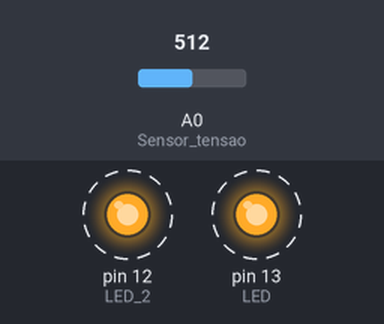
Simulated run of this sketch. Board: Arduino Uno, built with avr-gcc and run on an emulated ATmega328P. Shown: output pins drawn as LEDs (lit = HIGH). Dashed ring = blinking. Inputs (shaded band) come from the test bench; at power-on: A0 (Sensor_tensao) = 512.

Above: at 2.1 s.
2.2 s: A0 (Sensor_tensao) set to 288
5.7 s: A0 (Sensor_tensao) set to 259
At 6.8 s:
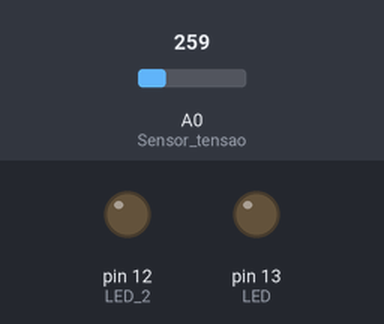
7.7 s: A0 (Sensor_tensao) set to 306
At 8.5 s:
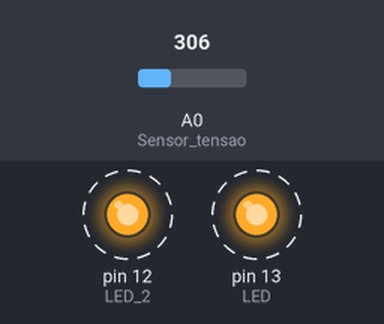
12.3 s: A0 (Sensor_tensao) set to 122
At 14.0 s:
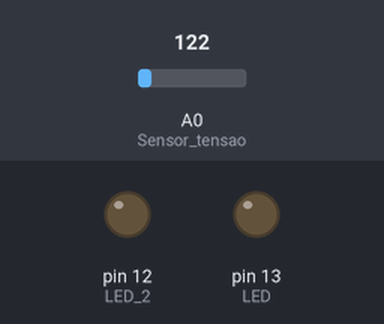
Timing chart, 0 to 15.1 s (numbered marks = the images above; inputs shaded):
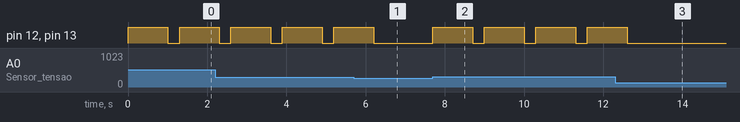

The sketch:

Sensor_de_tens_o.ino
```cpp
#define Sensor_tensao A0
#define LED 13
#define LED_2 12

int Valor = 0;
float Tensao;
void setup() {
  pinMode(Sensor_tensao, INPUT);
  pinMode(LED, OUTPUT);
  pinMode(LED_2, OUTPUT);
}

void loop() {
  Valor = analogRead(Sensor_tensao);
  Tensao = 5 * ((float)Valor/1023);
  if(Tensao >= 1.32){
    digitalWrite(LED,1);
    digitalWrite(LED_2,1);
    delay(1000);
    digitalWrite(LED,0);
    digitalWrite(LED_2,0);
    delay(300);
  }

}
```

Measured:
- the behaviour switches between 271 and 270 on A0 (Sensor_tensao) (found by bisection; images 0 and 1)
- after the input at 5.7 s, pin 12 (LED_2), pin 13 (LED): goes on until 6.2 s, then stays LOW
- after the input at 7.7 s, pin 12 (LED_2), pin 13 (LED): alternates HIGH for 1.0 s and LOW for 0.30 s, starting at once
- after the input at 12.3 s, pin 12 (LED_2), pin 13 (LED): goes on until 12.6 s, then stays LOW
- by itself, pin 12 (LED_2), pin 13 (LED): alternates HIGH for 1.0 s and LOW for 0.30 s
